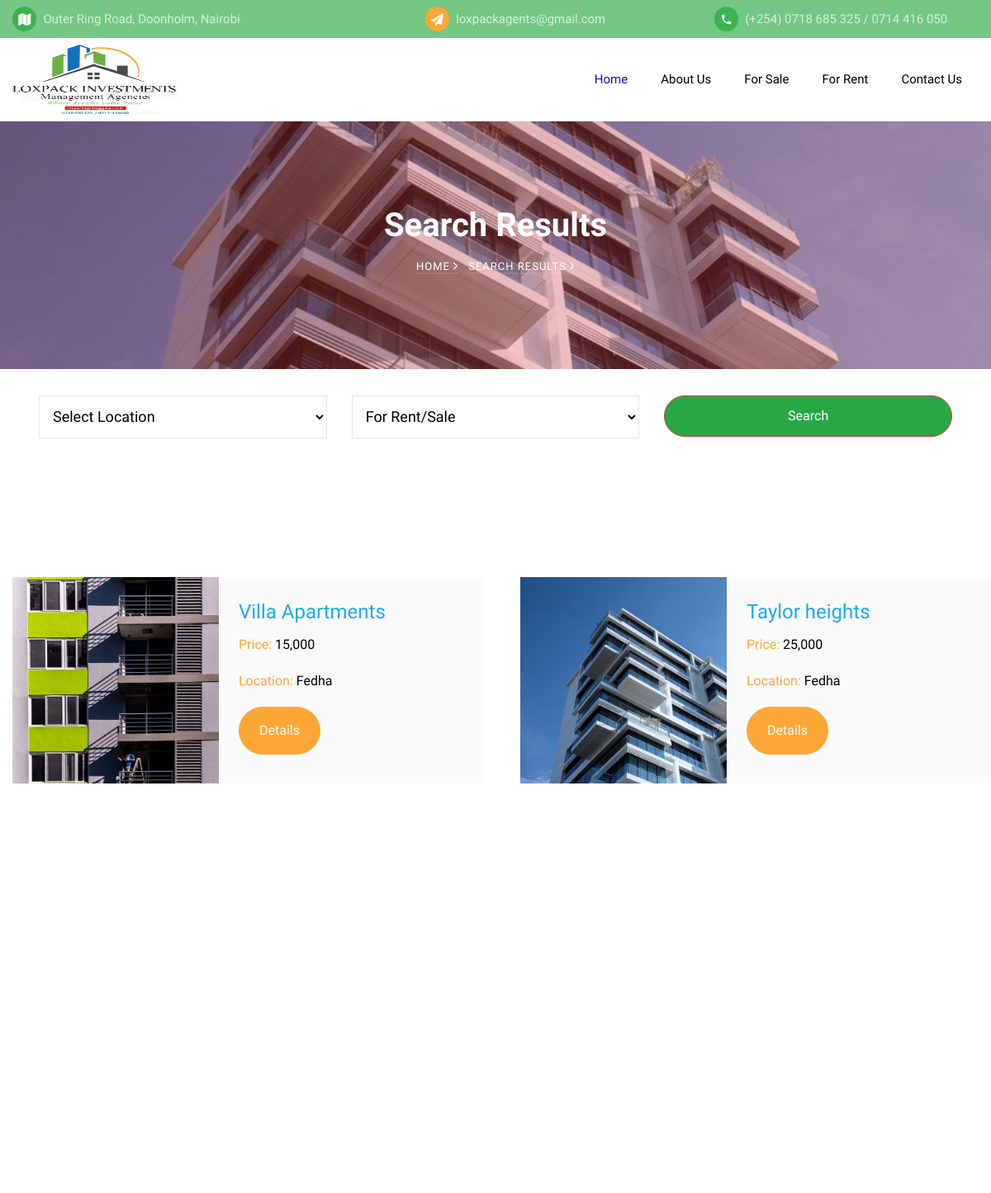
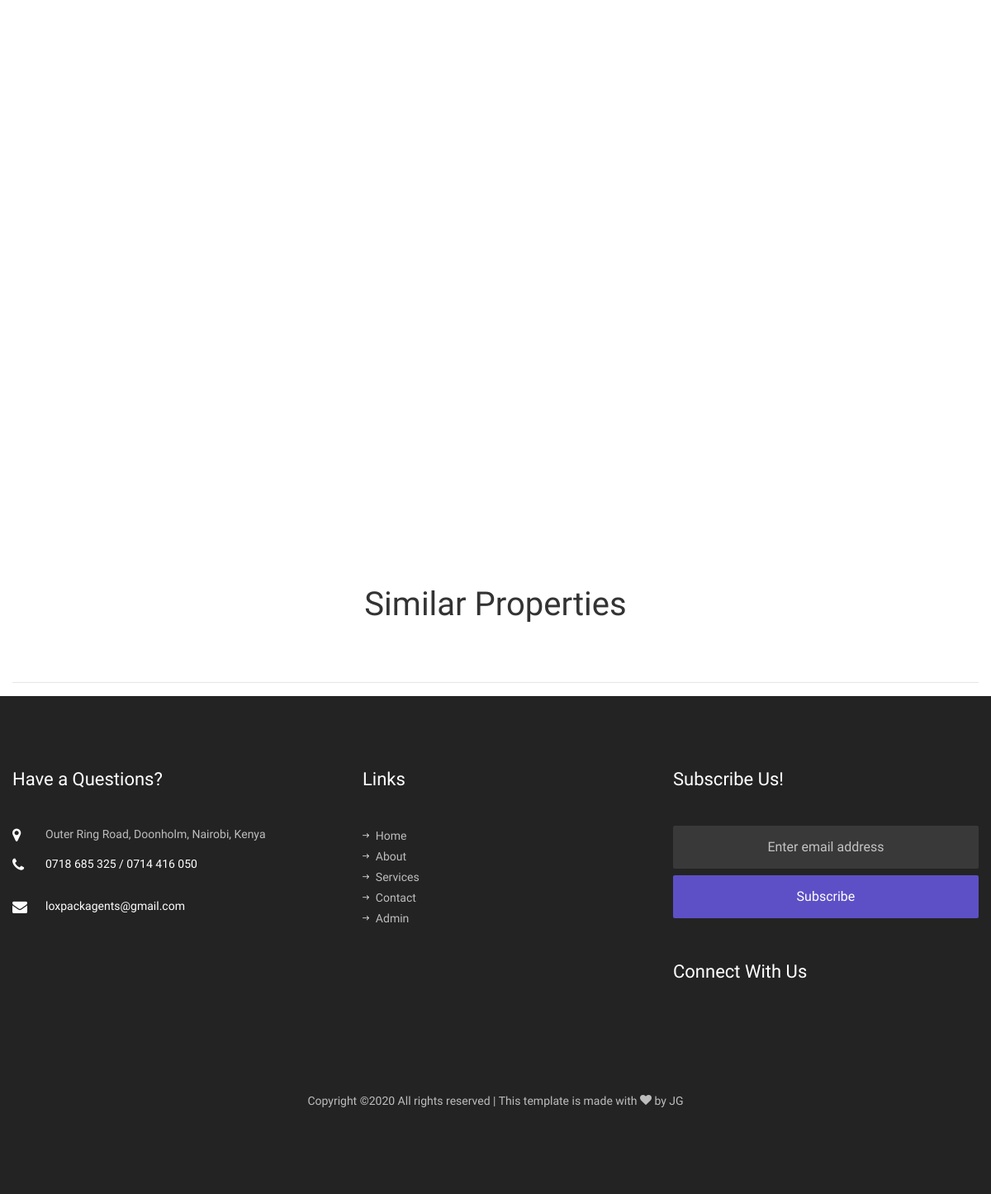
The app's page /search/ with its own data (2 pictures, top to bottom).
### property/models.py (models this page shows, shortened)
class Property(models.Model):
    name = models.CharField(max_length=100)
    image = models.ImageField(default='default.jpg', upload_to='property_pics')
    description = models.TextField(default='Modern Apartments')
    price = models.IntegerField(default='0')
    category = models.ForeignKey(Category, on_delete=models.CASCADE)
    status = models.ForeignKey(Status, on_delete=models.CASCADE)
    uniqueness = models.ForeignKey(Unique, on_delete=models.CASCADE)
    area = models.ForeignKey(Area, on_delete=models.CASCADE)

class Area(models.Model):
    name = models.CharField(max_length=100)
    def __str__(self):
        return self.name

### loxpack/views.py (the view)
# urls.py: path('search/', views.search_results, name='search-results'),
def search_results(request):
    qs = Property.objects.all()
    loc_contains_query = request.GET.get('loc_contains')
    stat_contains_query = request.GET.get('stat_contains')
    if is_valid_queryparam(loc_contains_query, stat_contains_query) and loc_contains_query != 'Select Location' and stat_contains_query != 'For Rent/Sale':
        qs = qs.filter(Q(area__name__icontains=loc_contains_query) & Q(status__name__icontains=stat_contains_query)).distinct()
    elif loc_contains_query == 'Select Location' and stat_contains_query == 'For Rent/Sale':
        messages.warning(request, 'Nothing Selected')
    context = {
        'search_query_rslt' : qs,
        'similar_search' : Property.objects.filter(status__name=stat_contains_query),
        'text' : 'Search Results',
        'location' : Area.objects.all(),
        'stats' : Status.objects.all()
    }
    return render(request, 'loxpack/search_results.html', context)

### loxpack/views.py (called while the page is built)
def is_valid_queryparam(param1, param2):
    return param1 != '' and param2 != '' and param1 is not None and param2 is not None

### loxpack/templates/loxpack/search_results.html (shortened to what this page needs)
{% extends 'loxpack/base.html' %}
{% load static %}
{% load humanize %}
{% block content %}
  {% include 'loxpack/hero.html' %}
  {% include 'loxpack/search_bar.html' %}
  <main class="mt-5 pt-4">
    <div class="row">
      {% for property in search_query_rslt %}
      <div class="col-md-6 course d-lg-flex ftco-animate">
        <div class="img">
          <a href="{% url 'loxpack-property' pk=property.id %}">
          <img src="{{property.image.url}}" alt="" height="250" width="320">
          </a>
        </div>
        <div class="text bg-light p-4">
          <h3><a href="{% url 'loxpack-property' pk=property.id %}">{{property.name}}</a></h3>
          <p class="subheading"><span>Price:</span> {{property.price|intcomma}} </p>
          <p class="subheading"><span>Location:</span> {{property.area}}</p>
          <p class="mb-0"><a href="{% url 'loxpack-property' pk=property.id %}" class="btn btn-secondary px-4 py-3">Details</a></p>
        </div>
      </div>
    {% endfor %}
    </div>
    <div class="container dark-grey-text mt-5">
      <div class="text-center mb-5">
        <h1>Similar Properties</h1>
      </div>
      <hr>
    </div>
</main>
{% endblock %}

### records on screen
Property: image (picture), name "Villa Apartments", price "15,000", area "Fedha"
Property: image (picture), name "Taylor heights", price "25,000", area "Fedha"

### other values on screen
{{ text }} "Search Results"
{{ text }} "SEARCH RESULTS"
